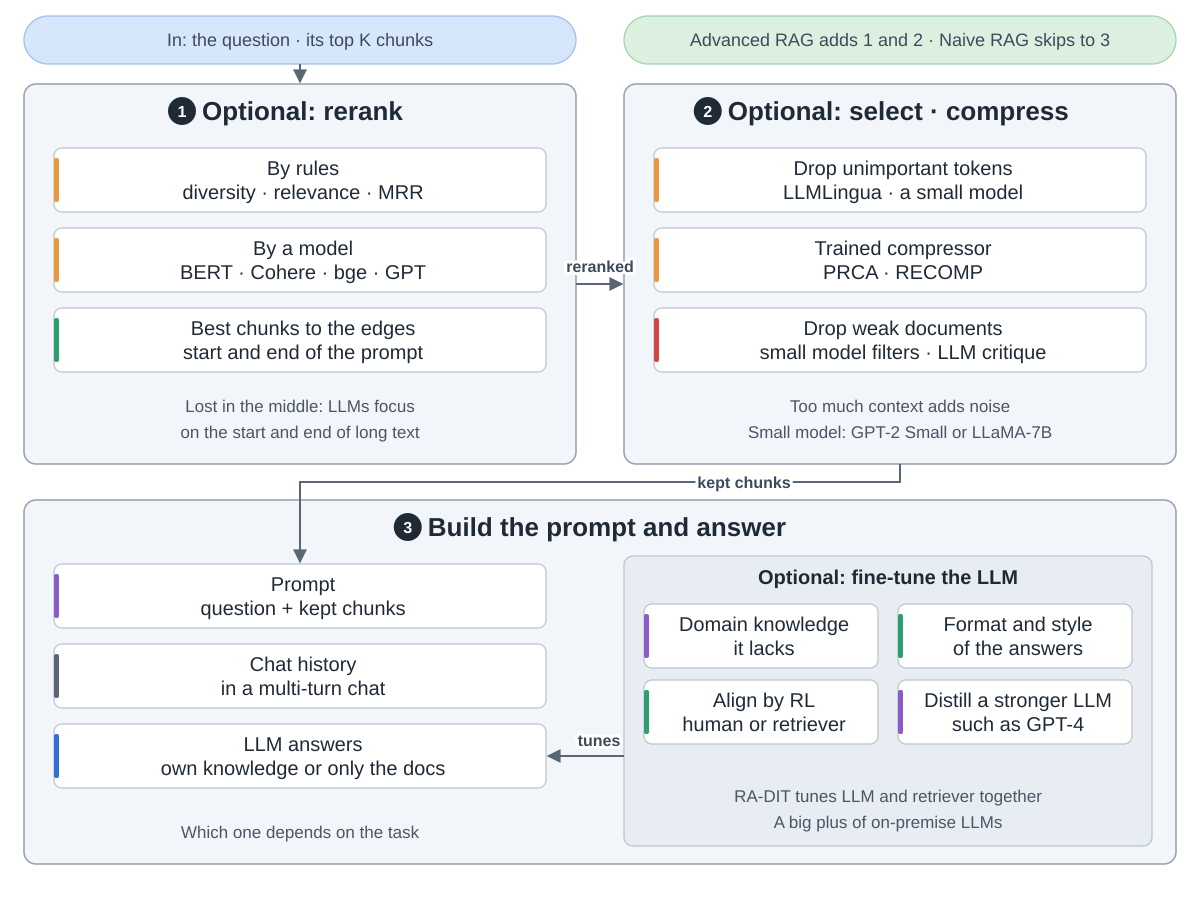

Source code (Python):
"""RAG generation: from the retrieved chunks to the answer.
Three stages: 1 rerank (top left) -> 2 select and compress (top right) -> 3 build the prompt and answer
(wide bottom group), with fine-tuning the LLM as a side sub-group that feeds the LLM.
Stages 1 and 2 are Advanced RAG's optional post-retrieval tactics; Naive RAG goes straight to 3.
Drawn from Gao et al., "Retrieval-Augmented Generation for Large Language Models: A Survey",
arXiv:2312.10997v5 (Section II.A Naive RAG: Generation; II.B Advanced RAG: Post-Retrieval Process;
Section IV Generation: A. Context Curation, B. LLM Fine-tuning).
Run: python3 generate.py"""
import sys
from pathlib import Path

sys.path.insert(0, str(Path(__file__).resolve().parents[2] / "tools"))
from archdiagram import Diagram, L, R, GW, WIDE, T1, H1, T2, H2  # noqa: E402

d = Diagram("From chunks to answer",
            "In: the question and its top K retrieved chunks. Naive RAG puts them straight into the prompt, "
            "step 3. Advanced RAG adds two optional steps first, because feeding everything to the LLM is "
            "not a good idea: too much context adds noise, and in long text LLMs focus on the start and the "
            "end and lose the middle. "
            "1 Optional, rerank: put the most relevant chunks first, with rules (diversity, relevance, MRR) or with "
            "models (the BERT family, Cohere rerank, bge-reranker-large, or a general LLM like GPT), and move "
            "the best chunks to the edges of the prompt. "
            "2 Optional, select and compress: LLMLingua uses a small language model, GPT-2 Small or LLaMA-7B, to drop "
            "unimportant tokens; PRCA and RECOMP train a compressor; fewer documents also help: in "
            "Filter-Reranker small models filter and the LLM reorders, or the LLM critiques the retrieved "
            "documents and drops weak ones, as in Chatlaw. "
            "3 Build the prompt and answer: the question and the kept chunks go into one prompt, plus the chat "
            "history in a multi-turn chat; the LLM answers from its own knowledge or only from the documents, "
            "depending on the task. "
            "Also optional: adjust the LLM itself by fine-tuning it: add domain knowledge it lacks, "
            "set the format and style of its answers, align it with human or retriever preferences through "
            "reinforcement learning, or distill a stronger model such as GPT-4. RA-DIT tunes the LLM and the "
            "retriever together. It is a big plus of on-premise LLMs.")

d.pill(L, 16, GW, 48, "In: the question · its top K chunks")
d.pill(R, 16, GW, 48, "Advanced RAG adds 1 and 2 · Naive RAG skips to 3", "front")
d.arrow(f"M{L + GW / 2} 64V{T1 - 2}")

d.group(L, T1, GW, H1, "Optional: rerank", 1)
d.column(L, T1, [("By rules|diversity · relevance · MRR", "critic"),
                 ("By a model|BERT · Cohere · bge · GPT", "critic"),
                 ("Best chunks to the edges|start and end of the prompt", "plan")])
d.notes(L, T1, H1, "Lost in the middle: LLMs focus", "on the start and end of long text")

d.group(R, T1, GW, H1, "Optional: select · compress", 2)
d.column(R, T1, [("Drop unimportant tokens|LLMLingua · a small model", "critic"),
                 ("Trained compressor|PRCA · RECOMP", "critic"),
                 ("Drop weak documents|small model filters · LLM critique", "review")])
d.notes(R, T1, H1, "Too much context adds noise", "Small model: GPT-2 Small or LLaMA-7B")

d.group(L, T2, WIDE, H2, "Build the prompt and answer", 3)
d.column(L, T2, [("Prompt|question + kept chunks", "write"),
                 ("Chat history|in a multi-turn chat", "data"),
                 ("LLM answers|own knowledge or only the docs", "coding")])
d.note(L + GW / 2, T2 + H2 - 26, "Which one depends on the task")

SX, SY, SW, SH = R, T2 + 56, WIDE - (R - L) - 24, H2 - 74
d.sub(SX, SY, SW, SH, "Optional: fine-tune the LLM")
cw = (SW - 60) // 2
for i, (label, kind) in enumerate([("Domain knowledge|it lacks", "write"),
                                   ("Format and style|of the answers", "plan"),
                                   ("Align by RL|human or retriever", "plan"),
                                   ("Distill a stronger LLM|such as GPT-4", "write")]):
    d.card(SX + 20 + (i % 2) * (cw + 20), SY + 48 + (i // 2) * 76, label, kind, w=cw, h=64)
d.note(SX + SW / 2, SY + SH - 44, "RA-DIT tunes LLM and retriever together")
d.note(SX + SW / 2, SY + SH - 18, "A big plus of on-premise LLMs")

d.arrow(f"M{L + GW} {T1 + 200}H{R - 2}", label="reranked", at=(600, T1 + 188))
d.arrow(f"M{R + 276} {T1 + H1}V{T1 + H1 + 18}H{L + 276}V{T2 + 62}", label="kept chunks", at=(R + 120, T1 + H1 + 24))
d.arrow(f"M{SX} {T2 + 256}H{L + GW - 28}", label="tunes", at=(SX - 25, T2 + 246))

d.save(Path(__file__).with_name("generate.svg"))
